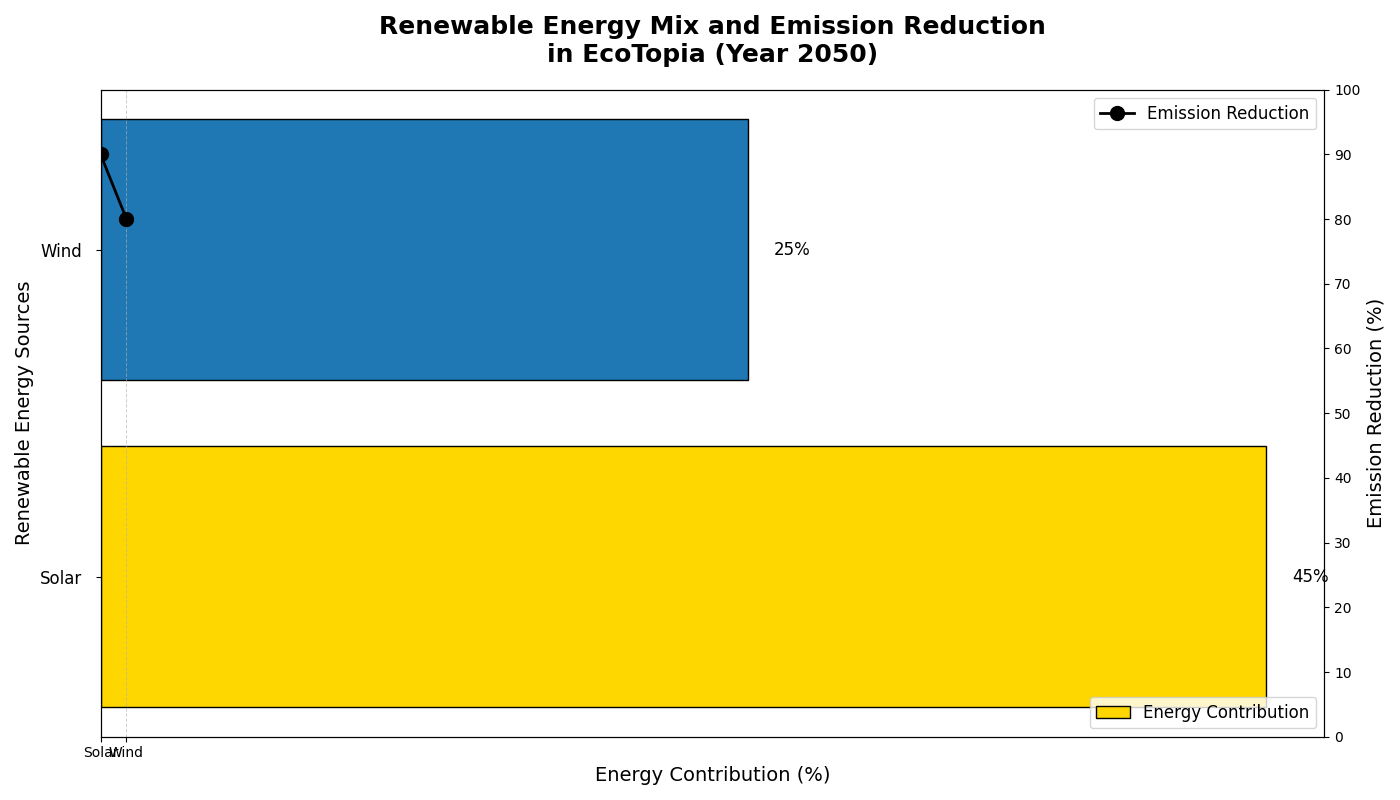

Write Python code to recreate this figure.
import matplotlib.pyplot as plt
import numpy as np

# Data setup
energy_sources = ['Solar', 'Wind']  # Removed "Hydro", "Geothermal", "Biomass"
energy_contribution = np.array([45, 25])  # Updated accordingly

# Additional details
emission_reduction = [90, 80]  # Updated accordingly

# Define colors for each source
colors = ['#FFD700', '#1f77b4']  # Updated accordingly

# Create the figure and axis objects
fig, ax = plt.subplots(figsize=(14, 8))

# Creating the horizontal bar chart
bars = ax.barh(energy_sources, energy_contribution, color=colors, edgecolor='black')

# Adding a secondary axis for emission reduction
ax2 = ax.twinx()
ax2.plot(energy_sources, emission_reduction, 'o-', color='black', linewidth=2, markersize=10, label='Emission Reduction')

# Adding titles and labels
ax.set_title('Renewable Energy Mix and Emission Reduction\nin EcoTopia (Year 2050)', fontsize=18, fontweight='bold', pad=20)
ax.set_xlabel('Energy Contribution (%)', fontsize=14)
ax.set_ylabel('Renewable Energy Sources', fontsize=14)
ax2.set_ylabel('Emission Reduction (%)', fontsize=14)

# Annotating each bar with the percentage value
for bar, contribution in zip(bars, energy_contribution):
    width = bar.get_width()
    ax.text(width + 1, bar.get_y() + bar.get_height() / 2, f'{width}%', va='center', ha='left', fontsize=12, color='black')

# Customizing the y-axis
ax.set_yticks(np.arange(len(energy_sources)))
ax.set_yticklabels(energy_sources, fontsize=12)
ax.tick_params(axis='y', which='major', pad=10)

# Extending the range of the secondary y-axis to fit the emission reduction percentages better
ax2.set_ylim(0, 100)
ax2.set_yticks(np.arange(0, 110, 10))

# Adding legend
ax.legend(['Energy Contribution'], loc='lower right', fontsize=12)
ax2.legend(loc='upper right', fontsize=12)

# Adding grid to the primary x-axis
ax.xaxis.grid(True, linestyle='--', linewidth=0.7, alpha=0.6)

# Automatically adjust the layout to prevent overlapping
plt.tight_layout()

# Display the plot
plt.show()
